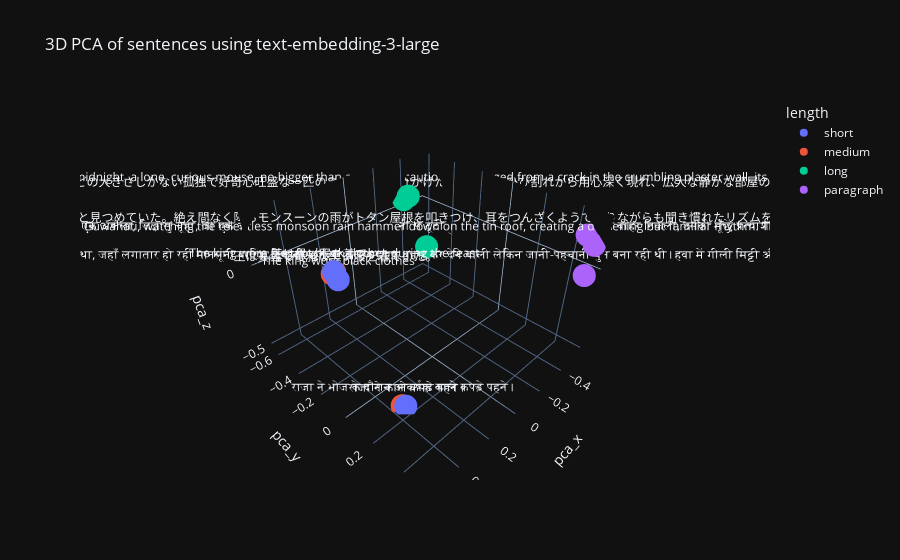

Notebook cell for this chart:
### Code cell
# Improve layout
fig.update_traces(textposition='top center')
fig.write_image('embedding_3d.png')
fig.show()

### Figure 1 — Plotly figure (JSON) as saved in the notebook; plotly's stock layout.template omitted (floating-point values rounded to 4 significant figures)
{"data": [{"hovertemplate": "length=short<br>pca_x=%{x}<br>pca_y=%{y}<br>pca_z=%{z}<br>text=%{text}<extra></extra>", "legendgroup": "short", "marker": {"color": "#636efa", "symbol": "circle"}, "mode": "markers+text", "name": "short", "scene": "scene", "showlegend": true, "text": ["The king wore black clothes", "राजा ने काले कपड़े पहने।", "王は黒い服を着ていた。"], "x": [0.525, 0.3515, 0.545], "y": [0.002453, 0.166, 0.01101], "z": [0.2061, -0.5161, 0.256], "type": "scatter3d", "textposition": "top center"}, {"hovertemplate": "length=medium<br>pca_x=%{x}<br>pca_y=%{y}<br>pca_z=%{z}<br>text=%{text}<extra></extra>", "legendgroup": "medium", "marker": {"color": "#EF553B", "symbol": "circle"}, "mode": "markers+text", "name": "medium", "scene": "scene", "showlegend": true, "text": ["The king wore elegant black clothes during the feast", "राजा ने भोज के दौरान आकर्षक काले कपड़े पहने।", "王は宴会で優雅な黒い服を着ていた。"], "x": [0.4984, 0.358, 0.5263], "y": [-0.05756, 0.1479, -0.03154], "z": [0.201, -0.5223, 0.2175], "type": "scatter3d", "textposition": "top center"}, {"hovertemplate": "length=long<br>pca_x=%{x}<br>pca_y=%{y}<br>pca_z=%{z}<br>text=%{text}<extra></extra>", "legendgroup": "long", "marker": {"color": "#00cc96", "symbol": "circle"}, "mode": "markers+text", "name": "long", "scene": "scene", "showlegend": true, "text": ["As the ancient clock in the dusty hall chimed thirteen, signaling the arrival of midnight, a lone, curious mouse, no bigger than a thimble, cautiously emerged from a crack in the crumbling plaster wall, its whiskers twitching with anticipation as it scurried across the creaking floorboards towards a forgotten crumb of cheese nestled beneath a velvet armchair, completely unaware of the shadowy cat's eyes watching it intently from the dark corners of the vast, silent room.", "जैसे ही धूल भरे हॉल में पुरानी घड़ी ने तेरह बजाए, आधी रात के आगमन का संकेत देते हुए, एक अकेला, जिज्ञासु चूहा, जो एक अँगुलिमाल से बड़ा नहीं था, सावधानी से टूटी हुई प्लास्टर की दीवार में एक दरार से बाहर निकला, उसकी मूँछें प्रत्याशा से फड़क रही थीं जैसे ही वह मखमली कुर्सी के नीचे छिपे हुए पनीर के एक भूले हुए टुकड़े की ओर चरमराती फर्शबोर्ड पर सरपट दौड़ा, विशाल, शांत कमरे के अंधेरे कोनों से उसे उत्सुकता से देख रही एक छायादार बिल्ली की आँखों से पूरी तरह अनजान था।", "埃っぽいホールの古い時計が深夜の到来を告げる13回を鳴り響かせると、指貫ほどの大きさしかない孤独で好奇心旺盛な一匹のネズミが、崩れかけた漆喰の壁のひび割れから用心深く現れ、広大な静かな部屋の暗い隅からじっと見つめている影の猫の目には全く気づかずに、ひび割れた床板を走り抜け、ベルベットのアームチェアの下に忘れ去られたチーズのかけら目指して、そのひげをぴくぴくさせながら急いで向かっていった。"], "x": [-0.4065, -0.4395, -0.3846], "y": [-0.6049, -0.4837, -0.6214], "z": [0.06796, -0.2383, 0.04764], "type": "scatter3d", "textposition": "top center"}, {"hovertemplate": "length=paragraph<br>pca_x=%{x}<br>pca_y=%{y}<br>pca_z=%{z}<br>text=%{text}<extra></extra>", "legendgroup": "paragraph", "marker": {"color": "#ab63fa", "symbol": "circle"}, "mode": "markers+text", "name": "paragraph", "scene": "scene", "showlegend": true, "text": ["Rohan stared out the window of his home in Guwahati, watching the relentless monsoon rain hammer down on the tin roof, creating a deafening but familiar rhythm. The air was thick with the scent of wet earth and jasmine from the neighbour's garden. He clutched his worn-out football, his heart aching to join his friends in the field, which he knew was now a series of muddy puddles. Just as the afternoon began to fade, the downpour softened to a drizzle and then stopped altogether. A warm, golden light broke through the clouds, making the drenched green landscape glitter. Without a second's hesitation, Rohan grabbed his ball, flung open the door, and ran out onto the glistening, rain-washed street, his spirits soaring higher than the misty hills surrounding the city.", "रोहन गुवाहाटी में अपने घर की खिड़की से बाहर देख रहा था, जहाँ लगातार हो रही मानसूनी बारिश टिन की छत पर बरसकर एक बहरा कर देने वाली लेकिन जानी-पहचानी धुन बना रही थी। हवा में गीली मिट्टी और पड़ोसी के बगीचे से आती चमेली की महक घुली हुई थी। उसने अपनी घिसी-पिटी फुटबॉल को कसकर पकड़ रखा था, उसका दिल मैदान में अपने दोस्तों के पास जाने के लिए तड़प रहा था, जो वह जानता था कि अब कीचड़ भरे गड्ढों में बदल गया होगा। जैसे ही दोपहर ढलने लगी, मूसलाधार बारिश हल्की बूँदा-बाँदी में बदली और फिर पूरी तरह से रुक गई। बादलों के बीच से एक गर्म, सुनहरी रोशनी निकली, जिससे भीगा हुआ हरा परिदृश्य जगमगा उठा। एक पल भी सोचे बिना, रोहन ने अपनी गेंद उठाई, दरवाज़ा खोला, और चमकती हुई, बारिश से धुली सड़क पर दौड़ पड़ा, उसका उत्साह शहर को घेरे हुए धुंधली पहाड़ियों से भी ऊँचा उड़ रहा था।", "グワハティの自宅の窓から、ロハンは外をじっと見つめていた。絶え間なく降るモンスーンの雨がトタン屋根を叩きつけ、耳をつんざくようでありながらも聞き慣れたリズムを刻んでいた。空気は湿った土の匂いと、隣家の庭のジャスミンの香りで満たされていた。彼は使い古したサッカーボールを握りしめ、今や泥の水たまりだらけになっているであろうグラウンドで友達と合流したくて心が痛んだ。午後が暮れ始めたちょうどその時、土砂降りは霧雨へと変わり、やがて完全に止んだ。暖かく金色の光が雲間から差し込み、雨に濡れた緑の風景をキラキラと輝かせた。一瞬のためらいもなく、ロハンはボールを掴んでドアを勢いよく開け、雨に洗われてきらめく通りへと駆け出した。彼の心は、街を囲む霧がかった丘よりも高く舞い上がっていた。"], "x": [-0.5441, -0.4871, -0.5423], "y": [0.5016, 0.5121, 0.458], "z": [0.1262, -0.009145, 0.1634], "type": "scatter3d", "textposition": "top center"}], "layout": {"scene": {"domain": {"x": [0.0, 1.0], "y": [0.0, 1.0]}, "xaxis": {"title": {"text": "pca_x"}}, "yaxis": {"title": {"text": "pca_y"}}, "zaxis": {"title": {"text": "pca_z"}}}, "legend": {"title": {"text": "length"}, "tracegroupgap": 0}, "title": {"text": "3D PCA of sentences using text-embedding-3-large"}}}
